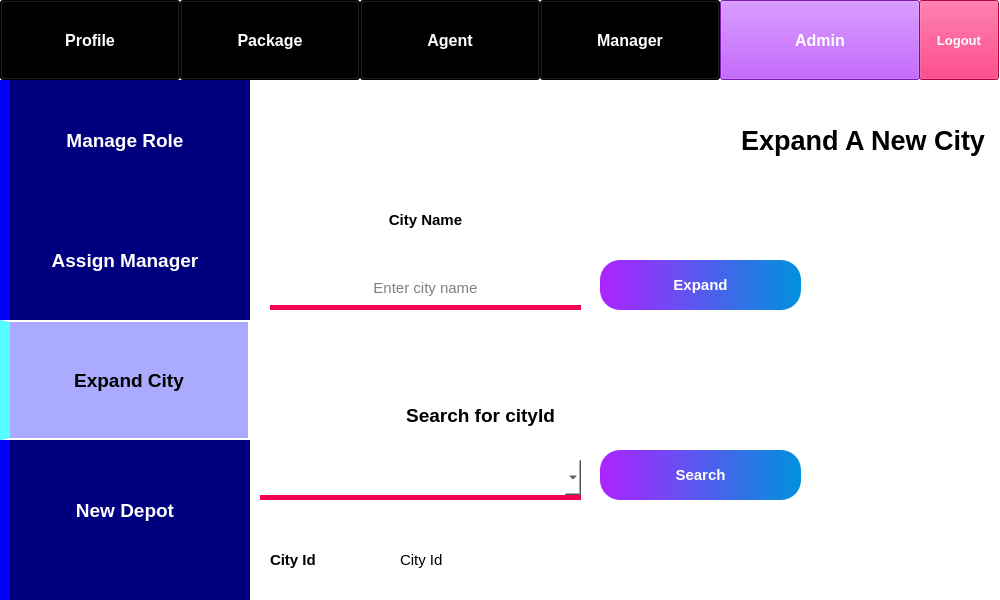
<?xml version="1.0" encoding="UTF-8"?>
<ui version="4.0">
 <class>MainWindow</class>
 <widget class="QMainWindow" name="MainWindow">
  <property name="geometry">
   <rect>
    <x>0</x>
    <y>0</y>
    <width>1000</width>
    <height>600</height>
   </rect>
  </property>
  <property name="windowTitle">
   <string>Expand City</string>
  </property>
  <property name="windowIcon">
   <iconset>
    <normaloff>../images/PMS logo.PNG</normaloff>../images/PMS logo.PNG</iconset>
  </property>
  <property name="styleSheet">
   <string notr="true">background-color: rgb(255, 255, 255);</string>
  </property>
  <widget class="QWidget" name="centralwidget">
   <widget class="QPushButton" name="pushButton">
    <property name="geometry">
     <rect>
      <x>0</x>
      <y>0</y>
      <width>180</width>
      <height>80</height>
     </rect>
    </property>
    <property name="font">
     <font>
      <pointsize>12</pointsize>
      <weight>75</weight>
      <bold>true</bold>
     </font>
    </property>
    <property name="styleSheet">
     <string notr="true">background-color: rgb(0, 0, 0);
color: rgb(255, 255, 255);</string>
    </property>
    <property name="text">
     <string>Profile</string>
    </property>
   </widget>
   <widget class="QPushButton" name="pushButton_2">
    <property name="geometry">
     <rect>
      <x>180</x>
      <y>0</y>
      <width>180</width>
      <height>80</height>
     </rect>
    </property>
    <property name="font">
     <font>
      <pointsize>12</pointsize>
      <weight>75</weight>
      <bold>true</bold>
     </font>
    </property>
    <property name="styleSheet">
     <string notr="true">background-color: rgb(0, 0, 0);
color: rgb(255, 255, 255);</string>
    </property>
    <property name="text">
     <string>Package</string>
    </property>
   </widget>
   <widget class="QPushButton" name="pushButton_3">
    <property name="geometry">
     <rect>
      <x>360</x>
      <y>0</y>
      <width>180</width>
      <height>80</height>
     </rect>
    </property>
    <property name="font">
     <font>
      <pointsize>12</pointsize>
      <weight>75</weight>
      <bold>true</bold>
     </font>
    </property>
    <property name="styleSheet">
     <string notr="true">background-color: rgb(0, 0, 0);
color: rgb(255, 255, 255);</string>
    </property>
    <property name="text">
     <string>Agent</string>
    </property>
   </widget>
   <widget class="QPushButton" name="pushButton_4">
    <property name="geometry">
     <rect>
      <x>540</x>
      <y>0</y>
      <width>180</width>
      <height>80</height>
     </rect>
    </property>
    <property name="font">
     <font>
      <pointsize>12</pointsize>
      <weight>75</weight>
      <bold>true</bold>
     </font>
    </property>
    <property name="styleSheet">
     <string notr="true">background-color: rgb(0, 0, 0);
color: rgb(255, 255, 255);</string>
    </property>
    <property name="text">
     <string>Manager</string>
    </property>
   </widget>
   <widget class="QPushButton" name="pushButton_5">
    <property name="geometry">
     <rect>
      <x>720</x>
      <y>0</y>
      <width>200</width>
      <height>80</height>
     </rect>
    </property>
    <property name="font">
     <font>
      <pointsize>12</pointsize>
      <weight>75</weight>
      <bold>true</bold>
     </font>
    </property>
    <property name="styleSheet">
     <string notr="true">background-color: rgb(173, 35, 255);
color: rgb(255, 255, 255);</string>
    </property>
    <property name="text">
     <string>Admin</string>
    </property>
   </widget>
   <widget class="QPushButton" name="pushButton_7">
    <property name="geometry">
     <rect>
      <x>919</x>
      <y>0</y>
      <width>80</width>
      <height>80</height>
     </rect>
    </property>
    <property name="font">
     <font>
      <pointsize>10</pointsize>
      <weight>75</weight>
      <bold>true</bold>
     </font>
    </property>
    <property name="styleSheet">
     <string notr="true">background-color: rgb(245, 0, 87);
color: rgb(255, 255, 255);</string>
    </property>
    <property name="text">
     <string>Logout</string>
    </property>
   </widget>
   <widget class="QLabel" name="label">
    <property name="geometry">
     <rect>
      <x>0</x>
      <y>80</y>
      <width>250</width>
      <height>520</height>
     </rect>
    </property>
    <property name="styleSheet">
     <string notr="true">background-color: rgb(0, 0, 127);
border-left: 10px solid rgb(0, 0, 255);</string>
    </property>
    <property name="text">
     <string/>
    </property>
   </widget>
   <widget class="QPushButton" name="pushButton_8">
    <property name="geometry">
     <rect>
      <x>0</x>
      <y>80</y>
      <width>250</width>
      <height>120</height>
     </rect>
    </property>
    <property name="font">
     <font>
      <pointsize>14</pointsize>
      <weight>75</weight>
      <bold>true</bold>
     </font>
    </property>
    <property name="styleSheet">
     <string notr="true">background-color: rgb(0, 0, 127);
color: rgb(255, 255, 255);
border-left: 10px solid rgb(0, 0, 255);</string>
    </property>
    <property name="text">
     <string>Manage Role</string>
    </property>
    <property name="flat">
     <bool>true</bool>
    </property>
   </widget>
   <widget class="QPushButton" name="pushButton_9">
    <property name="geometry">
     <rect>
      <x>0</x>
      <y>200</y>
      <width>250</width>
      <height>120</height>
     </rect>
    </property>
    <property name="font">
     <font>
      <pointsize>14</pointsize>
      <weight>75</weight>
      <bold>true</bold>
     </font>
    </property>
    <property name="styleSheet">
     <string notr="true">background-color: rgb(0, 0, 127);
color: rgb(255, 255, 255);
border-left: 10px solid rgb(0, 0, 255);</string>
    </property>
    <property name="text">
     <string>Assign Manager</string>
    </property>
    <property name="flat">
     <bool>true</bool>
    </property>
   </widget>
   <widget class="QLabel" name="label_2">
    <property name="geometry">
     <rect>
      <x>589</x>
      <y>100</y>
      <width>411</width>
      <height>81</height>
     </rect>
    </property>
    <property name="font">
     <font>
      <pointsize>20</pointsize>
      <weight>75</weight>
      <bold>true</bold>
     </font>
    </property>
    <property name="text">
     <string>Expand A New City  </string>
    </property>
    <property name="alignment">
     <set>Qt::AlignRight|Qt::AlignTrailing|Qt::AlignVCenter</set>
    </property>
   </widget>
   <widget class="QLabel" name="label_13">
    <property name="geometry">
     <rect>
      <x>270</x>
      <y>200</y>
      <width>311</width>
      <height>40</height>
     </rect>
    </property>
    <property name="font">
     <font>
      <pointsize>11</pointsize>
      <weight>75</weight>
      <bold>true</bold>
     </font>
    </property>
    <property name="text">
     <string>City Name</string>
    </property>
    <property name="alignment">
     <set>Qt::AlignCenter</set>
    </property>
   </widget>
   <widget class="QLineEdit" name="lineEdit">
    <property name="geometry">
     <rect>
      <x>270</x>
      <y>270</y>
      <width>311</width>
      <height>40</height>
     </rect>
    </property>
    <property name="font">
     <font>
      <pointsize>11</pointsize>
     </font>
    </property>
    <property name="styleSheet">
     <string notr="true">border: none;
border-bottom: 5px solid rgb(245, 0, 87);</string>
    </property>
    <property name="alignment">
     <set>Qt::AlignCenter</set>
    </property>
    <property name="placeholderText">
     <string>Enter city name</string>
    </property>
   </widget>
   <widget class="QPushButton" name="pushButton_10">
    <property name="geometry">
     <rect>
      <x>600</x>
      <y>260</y>
      <width>201</width>
      <height>50</height>
     </rect>
    </property>
    <property name="font">
     <font>
      <pointsize>11</pointsize>
      <weight>75</weight>
      <bold>true</bold>
     </font>
    </property>
    <property name="styleSheet">
     <string notr="true">background-color: qlineargradient(spread:pad, x1:0, y1:0, x2:1, y2:0, stop:0 rgba(173, 35, 255, 255), stop:1 rgba(0, 145, 221, 255));
color: rgb(255, 255, 255);
border-radius: 20px;</string>
    </property>
    <property name="text">
     <string>Expand</string>
    </property>
   </widget>
   <widget class="QPushButton" name="pushButton_11">
    <property name="geometry">
     <rect>
      <x>0</x>
      <y>320</y>
      <width>250</width>
      <height>120</height>
     </rect>
    </property>
    <property name="font">
     <font>
      <pointsize>14</pointsize>
      <weight>75</weight>
      <bold>true</bold>
     </font>
    </property>
    <property name="styleSheet">
     <string notr="true">background-color: rgb(170, 170, 255);
color: rgb(0, 0, 0);
border: 2px solid white;
border-left: 10px solid rgb(85, 255, 255);
</string>
    </property>
    <property name="text">
     <string>Expand City</string>
    </property>
    <property name="flat">
     <bool>true</bool>
    </property>
   </widget>
   <widget class="QPushButton" name="pushButton_12">
    <property name="geometry">
     <rect>
      <x>0</x>
      <y>450</y>
      <width>250</width>
      <height>120</height>
     </rect>
    </property>
    <property name="font">
     <font>
      <pointsize>14</pointsize>
      <weight>75</weight>
      <bold>true</bold>
     </font>
    </property>
    <property name="styleSheet">
     <string notr="true">background-color: rgb(0, 0, 127);
color: rgb(255, 255, 255);
border-left: 10px solid rgb(0, 0, 255);</string>
    </property>
    <property name="text">
     <string>New Depot</string>
    </property>
    <property name="flat">
     <bool>true</bool>
    </property>
   </widget>
   <widget class="QLabel" name="label_5">
    <property name="geometry">
     <rect>
      <x>710</x>
      <y>270</y>
      <width>290</width>
      <height>330</height>
     </rect>
    </property>
    <property name="text">
     <string/>
    </property>
    <property name="pixmap">
     <pixmap>../images/expand city.png</pixmap>
    </property>
    <property name="scaledContents">
     <bool>true</bool>
    </property>
   </widget>
   <widget class="QLabel" name="label_3">
    <property name="geometry">
     <rect>
      <x>270</x>
      <y>400</y>
      <width>421</width>
      <height>31</height>
     </rect>
    </property>
    <property name="font">
     <font>
      <pointsize>14</pointsize>
      <weight>75</weight>
      <bold>true</bold>
     </font>
    </property>
    <property name="text">
     <string>Search for cityId</string>
    </property>
    <property name="alignment">
     <set>Qt::AlignCenter</set>
    </property>
   </widget>
   <widget class="QComboBox" name="comboBox">
    <property name="geometry">
     <rect>
      <x>260</x>
      <y>460</y>
      <width>321</width>
      <height>40</height>
     </rect>
    </property>
    <property name="font">
     <font>
      <pointsize>11</pointsize>
     </font>
    </property>
    <property name="styleSheet">
     <string notr="true">border: none;
border-bottom: 5px solid rgb(245, 0, 87);</string>
    </property>
   </widget>
   <widget class="QPushButton" name="pushButton_13">
    <property name="geometry">
     <rect>
      <x>600</x>
      <y>450</y>
      <width>201</width>
      <height>50</height>
     </rect>
    </property>
    <property name="font">
     <font>
      <pointsize>11</pointsize>
      <weight>75</weight>
      <bold>true</bold>
     </font>
    </property>
    <property name="styleSheet">
     <string notr="true">background-color: qlineargradient(spread:pad, x1:0, y1:0, x2:1, y2:0, stop:0 rgba(173, 35, 255, 255), stop:1 rgba(0, 145, 221, 255));
color: rgb(255, 255, 255);
border-radius: 20px;</string>
    </property>
    <property name="text">
     <string>Search</string>
    </property>
   </widget>
   <widget class="QLabel" name="label_14">
    <property name="geometry">
     <rect>
      <x>270</x>
      <y>540</y>
      <width>101</width>
      <height>40</height>
     </rect>
    </property>
    <property name="font">
     <font>
      <pointsize>11</pointsize>
      <weight>75</weight>
      <bold>true</bold>
     </font>
    </property>
    <property name="text">
     <string>City Id</string>
    </property>
    <property name="alignment">
     <set>Qt::AlignLeading|Qt::AlignLeft|Qt::AlignVCenter</set>
    </property>
   </widget>
   <widget class="QLabel" name="label_15">
    <property name="geometry">
     <rect>
      <x>400</x>
      <y>540</y>
      <width>281</width>
      <height>40</height>
     </rect>
    </property>
    <property name="font">
     <font>
      <pointsize>11</pointsize>
      <weight>50</weight>
      <bold>false</bold>
     </font>
    </property>
    <property name="text">
     <string>City Id</string>
    </property>
    <property name="alignment">
     <set>Qt::AlignLeading|Qt::AlignLeft|Qt::AlignVCenter</set>
    </property>
   </widget>
   <zorder>label_5</zorder>
   <zorder>pushButton</zorder>
   <zorder>pushButton_2</zorder>
   <zorder>pushButton_3</zorder>
   <zorder>pushButton_4</zorder>
   <zorder>pushButton_5</zorder>
   <zorder>pushButton_7</zorder>
   <zorder>label</zorder>
   <zorder>pushButton_8</zorder>
   <zorder>pushButton_9</zorder>
   <zorder>label_2</zorder>
   <zorder>label_13</zorder>
   <zorder>lineEdit</zorder>
   <zorder>pushButton_10</zorder>
   <zorder>pushButton_11</zorder>
   <zorder>pushButton_12</zorder>
   <zorder>label_3</zorder>
   <zorder>comboBox</zorder>
   <zorder>pushButton_13</zorder>
   <zorder>label_14</zorder>
   <zorder>label_15</zorder>
  </widget>
 </widget>
 <resources/>
 <connections/>
</ui>
